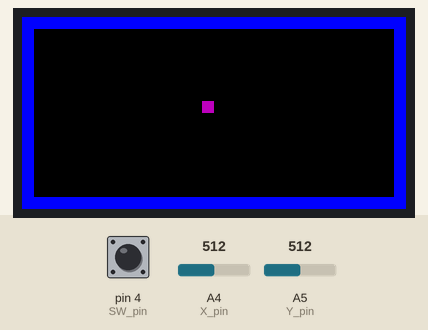
A sketch run on a simulated Arduino Mega 2560, built with avr-gcc and run on an emulated ATmega2560. Parts: 64×32 colour display. The test bench sets the inputs (shaded band); at power-on: A4 (X_pin) = 512, pin 4 (SW_pin) HIGH, A5 (Y_pin) = 512. What the sketch prints to the serial monitor is not drawn.

Above: at 1.2 s.
1.3 s: A4 (X_pin) set to 788
3.2 s: A4 (X_pin) set to 818
At 5.9 s:
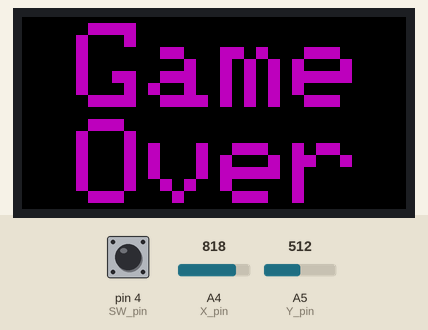
6.2 s: pin 4 (SW_pin) pulled LOW for 3.2 s
At 8.04 s:
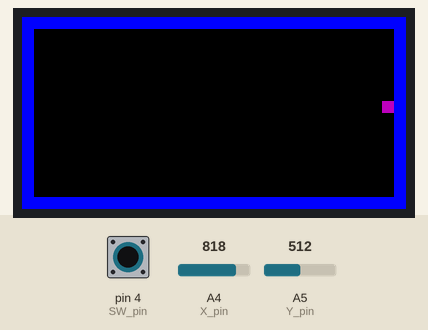
Timing chart, 0 to 9.5 s (numbered marks = the images above; inputs shaded):
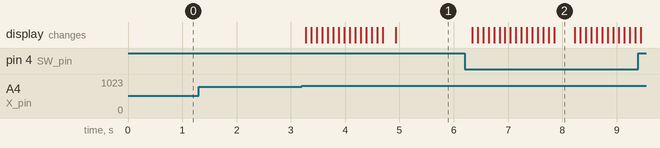

The sketch:

Snake.ino
```cpp
#include <RGBmatrixPanel.h>

#define CLK 11 // USE THIS ON ARDUINO MEGA
#define OE   9
#define LAT 10
#define A   A0
#define B   A1
#define C   A2
#define D   A3

const int SW_pin = 4; // digital pin connected to switch output
const int X_pin = A4; // analog pin connected to X output
const int Y_pin = A5; // analog pin connected to Y output

long currentMillis;
long prevMillis = 0;

int x;
int y;

int xHeadStart = 30;
int yHeadStart = 14;

int xHeadOld = xHeadStart;
int yHeadOld = yHeadStart;

int xHeadNew = xHeadOld;
int yHeadNew = yHeadOld;

int dotWidth = 2;
int dotHeight = 2;

int headSpeed = 2000;

String headDirection = "";

String joystickDirection;
int movementSpeedY;
int movementSpeedX;

RGBmatrixPanel matrix(A, B, C, D, CLK, LAT, OE, false, 64);

void setup() {
  // put your setup code here, to run once:
  pinMode(SW_pin, INPUT);
  digitalWrite(SW_pin, HIGH);
  Serial.begin(9600);
  matrix.begin();
  matrix.drawRect(0, 0, 64, 32, matrix.Color333(0, 0, 7));
  matrix.drawRect(1, 1, 62, 30, matrix.Color333(0, 0, 7));
  matrix.fillRect(xHeadOld, yHeadOld, dotWidth, dotHeight, matrix.Color333(5, 0, 5));
  millis();
}

void loop() {
  currentMillis = millis();
  x = analogRead(X_pin);
  y = analogRead(Y_pin);
  Serial.println(y);

  headDirectionCheck();
  Serial.println(headDirection);

  if (currentMillis - prevMillis >= headSpeed) {
    headMovement();
  }
  // put your main code here, to run repeatedly:

  if (digitalRead(SW_pin) == LOW) {
    Serial.println("click");
  }
  delay(100);
}

void moveHead() {
  matrix.fillRect(xHeadNew, yHeadNew, dotWidth, dotHeight, matrix.Color333(5, 0, 5));
  matrix.fillRect(xHeadOld, yHeadOld, dotWidth, dotHeight, matrix.Color333(0, 0, 0));
  xHeadOld = xHeadNew;
  yHeadOld = yHeadNew;
}

void headDirectionCheck() {
  if (y < 200) {
    headDirection = "up";
    Serial.println("up");
  }

  if (y > 800) {
    headDirection = "down";
    Serial.println("down");
  }

  if (x > 800) {
    headDirection = "right";
    Serial.println("right");
  }

  if (x < 200) {
    headDirection = "left";
    Serial.println("left");
  }
}

void headMovement() {
  if (headDirection.equals("left")) {
    if (xHeadNew > dotWidth) {
      xHeadNew = xHeadOld - 2;
      moveHead();
    }
    else {
      gameOver();
    }
  }

  if (headDirection.equals("right")) {
    if (xHeadNew < (62 - dotWidth)) {
      xHeadNew = xHeadOld + 2;
      moveHead();
    }
    else {
      gameOver();
    }
  }

  if (headDirection.equals("up")) {
    if (yHeadNew > dotHeight) {
      yHeadNew = yHeadOld - 2;
      moveHead();
    }
    else {
      gameOver();
    }
  }

  if (headDirection.equals("down")) {
    if (yHeadNew < (30 - dotHeight)) {
      yHeadNew = yHeadOld + 2;
      moveHead();
    }
    else {
      gameOver();
    }
  }
}

void gameOver() {
  matrix.fillRect(0, 0, 64, 32, matrix.Color333(0, 0, 0));
  matrix.setTextColor(matrix.Color333(5, 0, 5));
  matrix.setTextSize(2);
  matrix.setCursor(9, 1);
  matrix.print("Game");
  matrix.setCursor(9, 17);
  matrix.print("Over");

  while (digitalRead(SW_pin) == HIGH) {
    Serial.println(".");
  }
  restart();
}

void restart() {
  xHeadOld = xHeadStart;
  yHeadOld = yHeadStart;
  xHeadNew = xHeadOld;
  yHeadNew = yHeadOld;
  headDirection = "";
  matrix.fillRect(0, 0, 64, 32, matrix.Color333(0, 0, 0));
  matrix.drawRect(0, 0, 64, 32, matrix.Color333(0, 0, 7));
  matrix.drawRect(1, 1, 62, 30, matrix.Color333(0, 0, 7));
  matrix.fillRect(xHeadOld, yHeadOld, dotWidth, dotHeight, matrix.Color333(5, 0, 0));
}
```

Measured:
- the behaviour switches between 800 and 801 on A4 (X_pin) (found by bisection; images 0 and 1)
- after the input at 3.2 s, the display: first changes after 0.07 s (image 1 shows a later state)
- after the input at 6.2 s, the display: first changes after 0.14 s (image 2 shows a later state)
